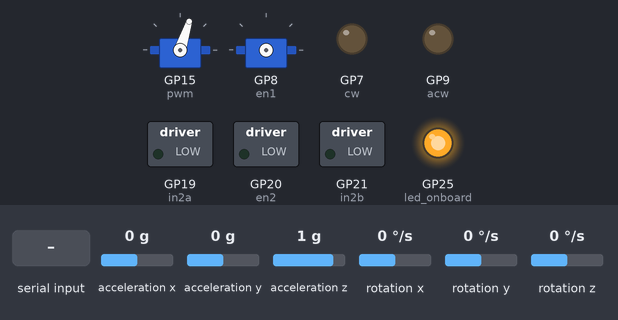
The program below on a simulated Raspberry Pi Pico running MicroPython. Shown: 2 × servo, switched loads named in the program (green lamp = pin HIGH), output pins drawn as LEDs (lit = HIGH). Inputs (shaded band) come from the test bench; at power-on: acceleration y 0 g, rotation x 0 °/s, acceleration x 0 g, acceleration z 1 g, rotation y 0 °/s, rotation z 0 °/s. Servo angles are drawn from the pulse width (0.5 ms = 0°, 2.5 ms = 180°); library files of the repository ran but are not shown: imu.py; pins used as bus, display or sensor lines are not drawn; what the program prints to the serial console is not drawn.

Above: at 5.0 s.
5.1 s: acceleration y set to -1.4 g
At 5.8 s:
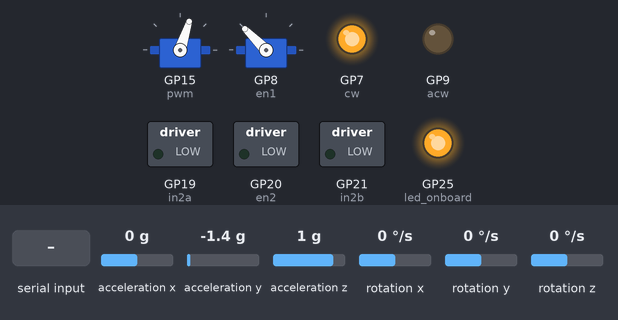
7.0 s: "1" received over the second serial link
At 8.1 s:
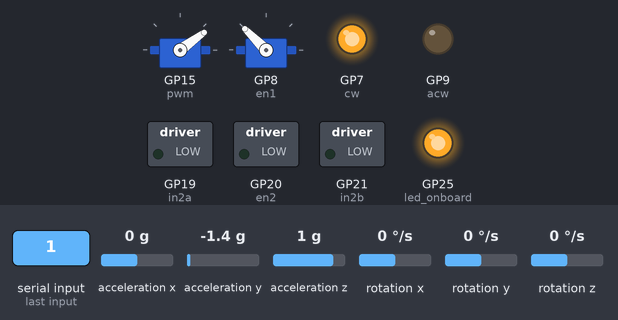
10.0 s: rotation x set to 20 °/s
13.0 s: rotation x set to 23 °/s
14.8 s: "1" received over the second serial link
At 16.0 s:
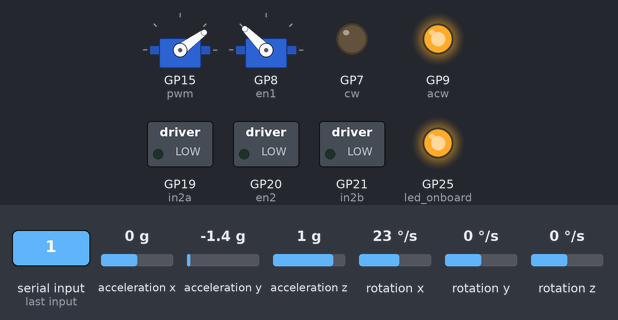
17.8 s: rotation x set to -192 °/s
At 18.2 s:
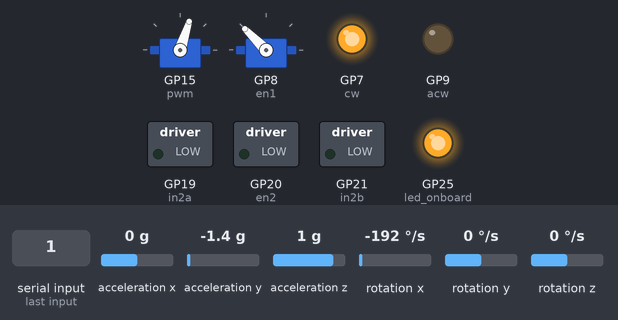
Timing chart, 0 to 20.8 s (numbered marks = the images above; inputs shaded):
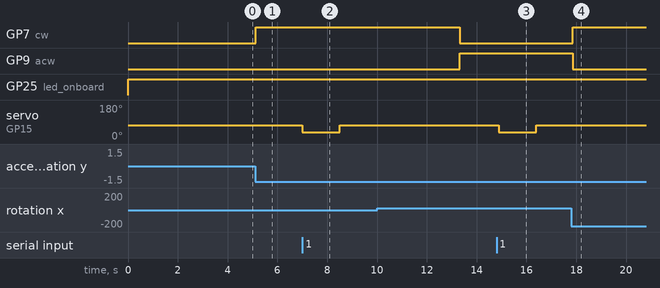

The program:

main.py
```python
import math, utime, time
from time import sleep
from machine import Pin, I2C, PWM, UART
from imu import MPU6050
from PID import PID
import motor as MOTOR

#measuring angle x,y &z
gyro_scale = 131.0
accel_scale = 16384.0
RAD_TO_DEG = 57.29578
M_PI = 3.14159265358979323846

#onboad led
led_onboard = machine.Pin(25, machine.Pin.OUT)
led_onboard.value(1)
#Gyeroscop sensor
i2c = I2C(1, sda=Pin(2), scl=Pin(3), freq=500000)
imu = MPU6050(i2c)

#Defining UART channel and Baud Rate
uart= UART(0,9600)

data =2

K = 0.98
K1 = 1 - K

time_diff = 0.1

#sensor = MPU6050(bus, address, "MPU6050")
#sensor.read_raw_data()	# Reads current data from the sensor

rate_gyroX = 0.0
rate_gyroY = 0.0
rate_gyroZ = 0.0

gyroAngleX = 0.0
gyroAngleY = 0.0
gyroAngleZ = 0.0

raw_accX = 0.0
raw_accY = 0.0
raw_accZ = 0.0

rate_accX = 0.0
rate_accY = 0.0
rate_accZ = 0.0

pitch = 0.0
roll = 0.0

accAngX = 0.0

CFangleX = 0.0
CFangleX1 = 0.0

K = 0.98

FIX = -12.89

'''def pitch_ (pitch):
    pitch = 180 * math.atan2(imu.accel.x, math.sqrt(imu.accel.y*imu.accel.y + imu.accel.z*imu.accel.z))/M_PI
    return pitch

while True:
    print "{0:.4f} {1:.2f} {2:.2f} {3:.2f} {4:.2f} {5:.2f} {6:.2f}".format( time.time() - now, (last_x), gyro_total_x, (last_x), (last_y), gyro_total_y, (last_y))
    time.sleep(0.1)'''
def dist(a, b):
    return math.sqrt((a * a) + (b * b))

def get_y_rotation(x,y,z):
    radians = math.atan2(x, dist(y,z))
    return -math.degrees(radians)

def get_x_rotation(x,y,z):
    radians = math.atan2(y, dist(x,z))
    return math.degrees(radians)
p=PID(1.0,-0.04,0.0)
p.setPoint(0.0)

for i in range(0, int(300.0 / time_diff)):
    time.sleep(time_diff - 0.005)

    #chang
    # Gyroscope value Degree Per Second / Scalled Data

    rate_gyroX = imu.gyro.x
    rate_gyroY = imu.gyro.y
    rate_gyroZ = imu.gyro.z
    # The angle of the Gyroscope
    gyroAngleX += rate_gyroX * time_diff
    gyroAngleY += rate_gyroY * time_diff
    gyroAngleZ += rate_gyroZ * time_diff

    # Accelerometer Raw Value
    raw_accX = imu.accel.x
    raw_accY = imu.accel.y
    raw_accZ = imu.accel.z

    # Accelerometer value Degree Per Second / Scalled Data
    rate_accX = imu.accel.x
    rate_accY = imu.accel.y
    rate_accZ = imu.accel.z

    # http://ozzmaker.com/2013/04/18/success-with-a-balancing-robot-using-a-raspberry-pi/
    accAngX = ( math.atan2(rate_accX, rate_accY) + M_PI ) * RAD_TO_DEG
    CFangleX = K * ( CFangleX + rate_gyroX * time_diff) + (1 - K) * accAngX

    # http://blog.bitify.co.uk/2013/11/reading-data-from-mpu-6050-on-raspberry.html
    accAngX1 = get_x_rotation(rate_accX, rate_accY, rate_accX)
    CFangleX1 = ( K * ( CFangleX1 + rate_gyroX * time_diff) + (1 - K) * accAngX1 )

    # Followed the Second example because it gives resonable pid reading
    pid =int(p.update(CFangleX1))
    speed_ = pid * 30
    print(data,pid,"       ",end="\r")

    if uart.any(): #Checking if data available in bluetooth
        data = uart.read() #Getting data
        data = int(data)

    if(pid > 0):
        MOTOR.forward(speed_)
    if(pid < 0):
        MOTOR.backward(abs(speed_))
    if(data == 1):
        MOTOR.servo_left()
        sleep(1.5)
        data=2
    if(data == 2):
        MOTOR.servo_forward()
    if(data == 3):
        MOTOR.servo_right()
        sleep(1.5)
        data=2
    if(data == 4):
        MOTOR.up()
    if(data == 5):
        MOTOR.down()
    if(data == 6):
        MOTOR.stop_()
```

PID.py
```python
#The recipe gives simple implementation of a Discrete Proportional-Integral-Derivative (PID) controller. PID controller gives output value for error between desired reference input and measurement feedback to minimize error value.
#More information: http://en.wikipedia.org/wiki/PID_controller
#
#cnr437@gmail.com
#
#######	Example	#########
#
#p=PID(3.0,0.4,1.2)
#p.setPoint(5.0)
#while True:
#     pid = p.update(measurement_value)
#
#


class PID:
	"""
	Discrete PID control
	"""

	def __init__(self, P=2.0, I=0.0, D=1.0, Derivator=0, Integrator=0, Integrator_max=500, Integrator_min=-500):

		self.Kp=P
		self.Ki=I
		self.Kd=D
		self.Derivator=Derivator
		self.Integrator=Integrator
		self.Integrator_max=Integrator_max
		self.Integrator_min=Integrator_min

		self.set_point=0.0
		self.error=0.0

	def update(self,current_value):
		"""
		Calculate PID output value for given reference input and feedback
		"""

		self.error = self.set_point - current_value

		self.P_value = self.Kp * self.error
		self.D_value = self.Kd * ( self.error - self.Derivator)
		self.Derivator = self.error

		self.Integrator = self.Integrator + self.error

		if self.Integrator > self.Integrator_max:
			self.Integrator = self.Integrator_max
		elif self.Integrator < self.Integrator_min:
			self.Integrator = self.Integrator_min

		self.I_value = self.Integrator * self.Ki

		PID = self.P_value + self.I_value + self.D_value

		return PID

	def setPoint(self,set_point):
		"""
		Initilize the setpoint of PID
		"""
		self.set_point = set_point
		self.Integrator=0
		self.Derivator=0

	def setIntegrator(self, Integrator):
		self.Integrator = Integrator

	def setDerivator(self, Derivator):
		self.Derivator = Derivator

	def setKp(self,P):
		self.Kp=P

	def setKi(self,I):
		self.Ki=I

	def setKd(self,D):
		self.Kd=D

	def getPoint(self):
		return self.set_point

	def getError(self):
		return self.error

	def getIntegrator(self):
		return self.Integrator

	def getDerivator(self):
		return self.Derivator
```

motor.py
```python
from machine import Pin, PWM
from time import sleep

# pin declarations
    # pins for motor 1
en1 = Pin(8, value = 0, mode=Pin.OUT)
cw = Pin(7, value=0, mode=Pin.OUT)
acw =Pin(9, value=0, mode=Pin.OUT)

    # pins for motor 2
en2 = Pin(20, value=0, mode=Pin.OUT)
in2a = Pin(19, value=0, mode=Pin.OUT)
in2b = Pin(21, value=0, mode=Pin.OUT)
#servo value set
MID= 1300000
MIN = 900000
MAX= 1900000

#servo pin for PWM
pwm = PWM (Pin (15))
Speed1=PWM(en1)
speed=PWM(en2)

def backward(speed_):
    Speed1.freq(50)
    Speed1.duty_u16(int(speed_/100*65536))
    cw.value(0)
    acw.value(1)
def forward(speed_):
    Speed1.freq(50)
    Speed1.duty_u16(int(speed_/100*65536))
    cw.value(1)
    acw.value(0)
def stop():
    cw.value(0)
    acw.value(0)
def up():
    speed.duty_u16(10000)
    speed.freq(50)
    in2a(1)
    in2b(0)
def down():
    speed.duty_u16(10000)
    speed.freq(50)
    in2a(0)
    in2b(1)
def stop_():
    in2a(0)
    in2b(0)
def servo_left():
    pwm.freq(50)
    pwm.duty_ns (50)
    pwm.duty_ns (MIN)

# Backward
def servo_forward():
    pwm.freq(50)
    pwm.duty_ns (50)
    pwm.duty_ns (MID)
#Turn Right
def servo_right():
    pwm.freq(50)
    pwm.duty_ns (50)
    pwm.duty_ns (MAX)
```

Measured:
- after the input at 5.1 s, GP7 (cw): LOW → HIGH at once
- after the input at 7.0 s, servo on GP15 (pwm): 72° → 36° at once, → 72° 1.5 s later
- after the input at 10.0 s, every drawn part: stays the same
- after the input at 14.8 s, servo on GP15 (pwm): 72° → 36° after 0.09 s, → 72° 1.5 s later
- after the input at 17.8 s, GP7 (cw): LOW → HIGH after 0.06 s; GP9 (acw): HIGH → LOW after 0.06 s
